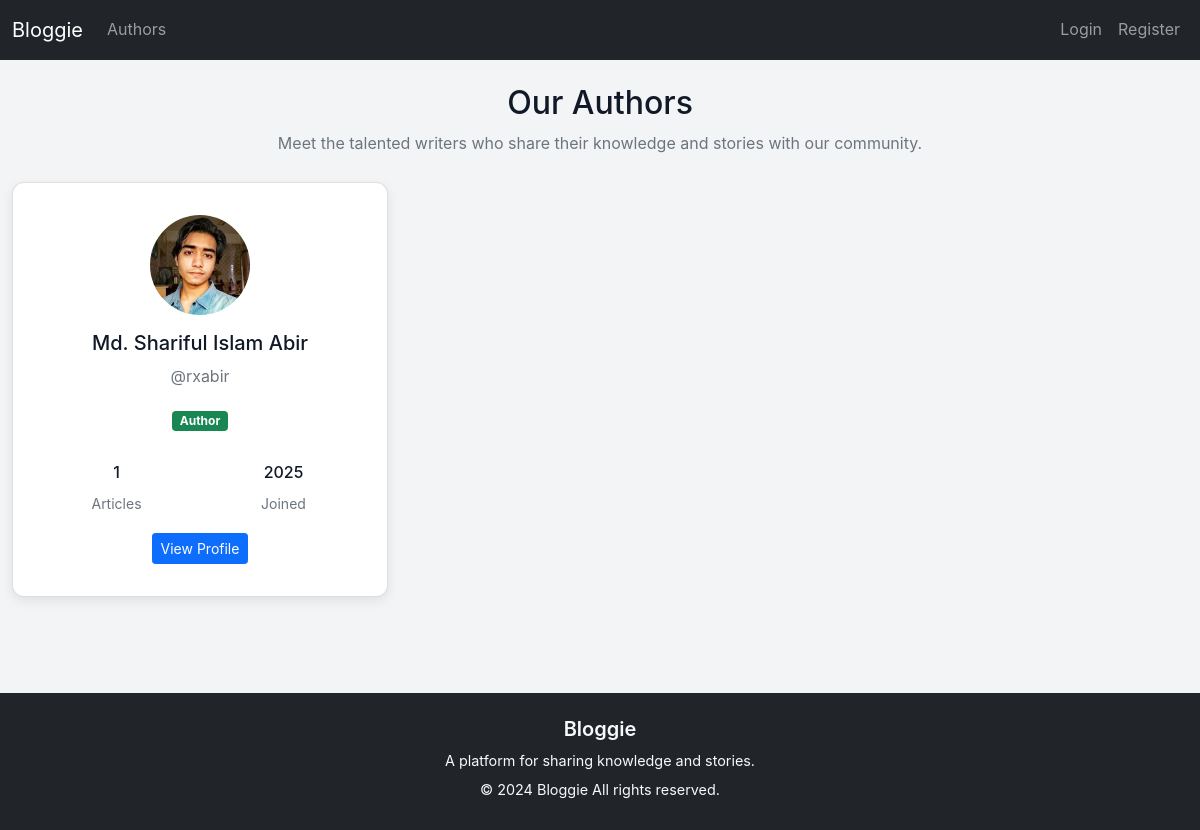
Screenshot of /authors/ with the database file from the repository.
### accounts/models.py (models this page shows, shortened)
class User(AbstractUser):
    USER_ROLES = (
        ('admin', 'Admin'),
        ('author', 'Author'),
        ('reader', 'Reader'),
    )
    role = models.CharField(max_length=10, choices=USER_ROLES, default='reader')
    bio = models.TextField(max_length=500, blank=True)
    profile_picture = models.ImageField(upload_to='profile_pics/', blank=True, null=True)
    website = models.URLField(blank=True)
    twitter = models.CharField(max_length=100, blank=True)
    linkedin = models.CharField(max_length=100, blank=True)
    github = models.CharField(max_length=100, blank=True)
    is_email_verified = models.BooleanField(default=False)
    email_verification_token = models.CharField(max_length=100, blank=True)
    created_at = models.DateTimeField(default=timezone.now)
    def get_full_name(self):
        return f"{self.first_name} {self.last_name}".strip() or self.username

### blog/views.py (the view)
# urls.py: path('authors/', views.authors_view, name='authors'),
def authors_view(request):
    authors = User.objects.filter(
        role__in=['author', 'admin'],
        blogs__status='published'
    ).distinct().order_by('first_name', 'last_name')
    paginator = Paginator(authors, 12)
    page_number = request.GET.get('page')
    page_obj = paginator.get_page(page_number)
    return render(request, 'blog/authors.html', {'page_obj': page_obj})

### templates/blog/authors.html (shortened to what this page needs)
{% extends 'base.html' %}
{% block content %}
<div class="mb-4 text-center">
    <h2>Our Authors</h2>
    <p class="text-muted">Meet the talented writers who share their knowledge and stories with our community.</p>
</div>
{% if page_obj %}
    <div class="row">
        {% for author in page_obj %}
            <div class="col-md-4 mb-4">
                <div class="card author-card h-100">
                    <div class="card-body text-center">
                        {% if author.profile_picture %}
                            <img src="{{ author.profile_picture.url }}" class="rounded-circle mb-3"
                                 width="100" height="100" alt="{{ author.get_full_name }}">
                        {% else %}
                            <div class="bg-secondary rounded-circle mx-auto mb-3 d-flex align-items-center justify-content-center"
                                 style="width: 100px; height: 100px;">
                                <i class="fas fa-user fa-2x text-white"></i>
                            </div>
                        {% endif %}
                        <h5>{{ author.get_full_name }}</h5>
                        <p class="text-muted">@{{ author.username }}</p>
                        <span class="badge bg-success mb-3">{{ author.get_role_display }}</span>
                        <div class="mt-3">
                            <div class="row text-center mb-3">
                                <div class="col">
                                    <h6>{{ author.blogs.count }}</h6>
                                    <small class="text-muted">Articles</small>
                                </div>
                                <div class="col">
                                    <h6>{{ author.date_joined|date:"Y" }}</h6>
                                    <small class="text-muted">Joined</small>
                                </div>
                            </div>
                            <a href="{% url 'accounts:author_detail' author.username %}" class="btn btn-primary btn-sm">
                                View Profile
                            </a>
                        </div>
                    </div>
                </div>
            </div>
        {% endfor %}
    </div>
{% endif %}
{% endblock %}

### static/css/style.css (style rules this page uses)
:root { --primary-color: #1d4ed8; --secondary-color: #6b7280; --success-color: #16a34a; --danger-color: #dc2626; --warning-color: #f59e0b; --info-color: #0ea5e9; --light-color: #f3f4f6; --dark-color: #111827; --card-shadow: rgba(0, 0, 0, 0.08); }
body { font-family: "Inter", "Segoe UI", Tahoma, Geneva, Verdana, sans-serif; line-height: 1.7; background-color: var(--light-color); color: var(--dark-color); margin: 0; }
a { text-decoration: none; color: var(--primary-color); transition: color 0.2s; }
.author-card { background: #fff; border-radius: 0.75rem; padding: 1rem; box-shadow: 0 4px 12px var(--card-shadow); transition: transform 0.3s ease, box-shadow 0.3s ease; }

### templates/base.html (style rules this page uses)
html, body { height: 100%; }
body { display: flex; flex-direction: column; }

### rows the page displays
User: profile_picture (picture), get_full_name "Md. Shariful Islam Abir", username "rxabir", role "Author", blogs.count "1", date_joined "2025"
